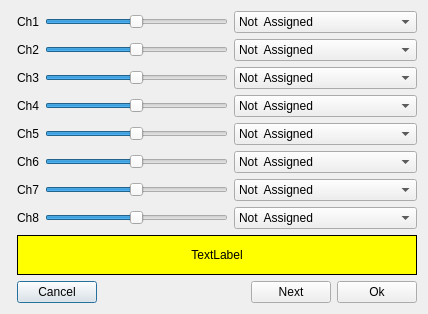
<?xml version="1.0" encoding="UTF-8"?>
<ui version="4.0">
 <class>joystickDialog</class>
 <widget class="QDialog" name="joystickDialog">
  <property name="geometry">
   <rect>
    <x>0</x>
    <y>0</y>
    <width>418</width>
    <height>301</height>
   </rect>
  </property>
  <property name="sizePolicy">
   <sizepolicy hsizetype="MinimumExpanding" vsizetype="MinimumExpanding">
    <horstretch>0</horstretch>
    <verstretch>0</verstretch>
   </sizepolicy>
  </property>
  <property name="windowTitle">
   <string>Configure Joystick</string>
  </property>
  <layout class="QGridLayout" name="gridLayout_3">
   <item row="0" column="0">
    <spacer name="horizontalSpacer_4">
     <property name="orientation">
      <enum>Qt::Horizontal</enum>
     </property>
     <property name="sizeHint" stdset="0">
      <size>
       <width>0</width>
       <height>20</height>
      </size>
     </property>
    </spacer>
   </item>
   <item row="0" column="1">
    <layout class="QGridLayout" name="gridLayout_2">
     <item row="0" column="0">
      <layout class="QGridLayout" name="gridLayout">
       <item row="1" column="0">
        <widget class="QLabel" name="label_2">
         <property name="text">
          <string>Ch2</string>
         </property>
        </widget>
       </item>
       <item row="2" column="1">
        <widget class="QSlider" name="Ch_3">
         <property name="minimum">
          <number>-32767</number>
         </property>
         <property name="maximum">
          <number>32676</number>
         </property>
         <property name="orientation">
          <enum>Qt::Horizontal</enum>
         </property>
         <property name="invertedAppearance">
          <bool>false</bool>
         </property>
         <property name="invertedControls">
          <bool>false</bool>
         </property>
         <property name="tickPosition">
          <enum>QSlider::NoTicks</enum>
         </property>
         <property name="tickInterval">
          <number>0</number>
         </property>
        </widget>
       </item>
       <item row="1" column="2">
        <widget class="QComboBox" name="jsmapCB_2">
         <property name="sizePolicy">
          <sizepolicy hsizetype="Preferred" vsizetype="Fixed">
           <horstretch>0</horstretch>
           <verstretch>0</verstretch>
          </sizepolicy>
         </property>
         <item>
          <property name="text">
           <string>Not  Assigned</string>
          </property>
         </item>
         <item>
          <property name="text">
           <string>THR</string>
          </property>
         </item>
         <item>
          <property name="text">
           <string>AIL</string>
          </property>
         </item>
         <item>
          <property name="text">
           <string>ELE</string>
          </property>
         </item>
         <item>
          <property name="text">
           <string>RUD</string>
          </property>
         </item>
         <item>
          <property name="text">
           <string>P1</string>
          </property>
         </item>
         <item>
          <property name="text">
           <string>P2</string>
          </property>
         </item>
         <item>
          <property name="text">
           <string>P3</string>
          </property>
         </item>
        </widget>
       </item>
       <item row="0" column="0">
        <widget class="QLabel" name="label">
         <property name="text">
          <string>Ch1</string>
         </property>
        </widget>
       </item>
       <item row="2" column="2">
        <widget class="QComboBox" name="jsmapCB_3">
         <property name="sizePolicy">
          <sizepolicy hsizetype="Preferred" vsizetype="Fixed">
           <horstretch>0</horstretch>
           <verstretch>0</verstretch>
          </sizepolicy>
         </property>
         <item>
          <property name="text">
           <string>Not  Assigned</string>
          </property>
         </item>
         <item>
          <property name="text">
           <string>THR</string>
          </property>
         </item>
         <item>
          <property name="text">
           <string>AIL</string>
          </property>
         </item>
         <item>
          <property name="text">
           <string>ELE</string>
          </property>
         </item>
         <item>
          <property name="text">
           <string>RUD</string>
          </property>
         </item>
         <item>
          <property name="text">
           <string>P1</string>
          </property>
         </item>
         <item>
          <property name="text">
           <string>P2</string>
          </property>
         </item>
         <item>
          <property name="text">
           <string>P3</string>
          </property>
         </item>
        </widget>
       </item>
       <item row="1" column="1">
        <widget class="QSlider" name="Ch_2">
         <property name="minimum">
          <number>-32767</number>
         </property>
         <property name="maximum">
          <number>32676</number>
         </property>
         <property name="orientation">
          <enum>Qt::Horizontal</enum>
         </property>
         <property name="invertedAppearance">
          <bool>false</bool>
         </property>
         <property name="invertedControls">
          <bool>false</bool>
         </property>
         <property name="tickPosition">
          <enum>QSlider::NoTicks</enum>
         </property>
         <property name="tickInterval">
          <number>0</number>
         </property>
        </widget>
       </item>
       <item row="0" column="2">
        <widget class="QComboBox" name="jsmapCB_1">
         <property name="sizePolicy">
          <sizepolicy hsizetype="Preferred" vsizetype="Fixed">
           <horstretch>0</horstretch>
           <verstretch>0</verstretch>
          </sizepolicy>
         </property>
         <item>
          <property name="text">
           <string>Not  Assigned</string>
          </property>
         </item>
         <item>
          <property name="text">
           <string>THR</string>
          </property>
         </item>
         <item>
          <property name="text">
           <string>AIL</string>
          </property>
         </item>
         <item>
          <property name="text">
           <string>ELE</string>
          </property>
         </item>
         <item>
          <property name="text">
           <string>RUD</string>
          </property>
         </item>
         <item>
          <property name="text">
           <string>P1</string>
          </property>
         </item>
         <item>
          <property name="text">
           <string>P2</string>
          </property>
         </item>
         <item>
          <property name="text">
           <string>P3</string>
          </property>
         </item>
        </widget>
       </item>
       <item row="3" column="0">
        <widget class="QLabel" name="label_4">
         <property name="text">
          <string>Ch4</string>
         </property>
        </widget>
       </item>
       <item row="4" column="1">
        <widget class="QSlider" name="Ch_5">
         <property name="minimum">
          <number>-32767</number>
         </property>
         <property name="maximum">
          <number>32676</number>
         </property>
         <property name="orientation">
          <enum>Qt::Horizontal</enum>
         </property>
         <property name="invertedAppearance">
          <bool>false</bool>
         </property>
         <property name="invertedControls">
          <bool>false</bool>
         </property>
         <property name="tickPosition">
          <enum>QSlider::NoTicks</enum>
         </property>
         <property name="tickInterval">
          <number>0</number>
         </property>
        </widget>
       </item>
       <item row="5" column="0">
        <widget class="QLabel" name="label_6">
         <property name="text">
          <string>Ch6</string>
         </property>
        </widget>
       </item>
       <item row="2" column="0">
        <widget class="QLabel" name="label_3">
         <property name="text">
          <string>Ch3</string>
         </property>
        </widget>
       </item>
       <item row="4" column="2">
        <widget class="QComboBox" name="jsmapCB_5">
         <property name="sizePolicy">
          <sizepolicy hsizetype="MinimumExpanding" vsizetype="Fixed">
           <horstretch>0</horstretch>
           <verstretch>0</verstretch>
          </sizepolicy>
         </property>
         <item>
          <property name="text">
           <string>Not  Assigned</string>
          </property>
         </item>
         <item>
          <property name="text">
           <string>THR</string>
          </property>
         </item>
         <item>
          <property name="text">
           <string>AIL</string>
          </property>
         </item>
         <item>
          <property name="text">
           <string>ELE</string>
          </property>
         </item>
         <item>
          <property name="text">
           <string>RUD</string>
          </property>
         </item>
         <item>
          <property name="text">
           <string>P1</string>
          </property>
         </item>
         <item>
          <property name="text">
           <string>P2</string>
          </property>
         </item>
         <item>
          <property name="text">
           <string>P3</string>
          </property>
         </item>
        </widget>
       </item>
       <item row="3" column="1">
        <widget class="QSlider" name="Ch_4">
         <property name="minimum">
          <number>-32767</number>
         </property>
         <property name="maximum">
          <number>32676</number>
         </property>
         <property name="orientation">
          <enum>Qt::Horizontal</enum>
         </property>
         <property name="invertedAppearance">
          <bool>false</bool>
         </property>
         <property name="invertedControls">
          <bool>false</bool>
         </property>
         <property name="tickPosition">
          <enum>QSlider::NoTicks</enum>
         </property>
         <property name="tickInterval">
          <number>0</number>
         </property>
        </widget>
       </item>
       <item row="3" column="2">
        <widget class="QComboBox" name="jsmapCB_4">
         <property name="sizePolicy">
          <sizepolicy hsizetype="Preferred" vsizetype="Fixed">
           <horstretch>0</horstretch>
           <verstretch>0</verstretch>
          </sizepolicy>
         </property>
         <item>
          <property name="text">
           <string>Not  Assigned</string>
          </property>
         </item>
         <item>
          <property name="text">
           <string>THR</string>
          </property>
         </item>
         <item>
          <property name="text">
           <string>AIL</string>
          </property>
         </item>
         <item>
          <property name="text">
           <string>ELE</string>
          </property>
         </item>
         <item>
          <property name="text">
           <string>RUD</string>
          </property>
         </item>
         <item>
          <property name="text">
           <string>P1</string>
          </property>
         </item>
         <item>
          <property name="text">
           <string>P2</string>
          </property>
         </item>
         <item>
          <property name="text">
           <string>P3</string>
          </property>
         </item>
        </widget>
       </item>
       <item row="5" column="1">
        <widget class="QSlider" name="Ch_6">
         <property name="minimum">
          <number>-32767</number>
         </property>
         <property name="maximum">
          <number>32676</number>
         </property>
         <property name="orientation">
          <enum>Qt::Horizontal</enum>
         </property>
         <property name="invertedAppearance">
          <bool>false</bool>
         </property>
         <property name="invertedControls">
          <bool>false</bool>
         </property>
         <property name="tickPosition">
          <enum>QSlider::NoTicks</enum>
         </property>
         <property name="tickInterval">
          <number>0</number>
         </property>
        </widget>
       </item>
       <item row="5" column="2">
        <widget class="QComboBox" name="jsmapCB_6">
         <property name="sizePolicy">
          <sizepolicy hsizetype="Preferred" vsizetype="Fixed">
           <horstretch>0</horstretch>
           <verstretch>0</verstretch>
          </sizepolicy>
         </property>
         <item>
          <property name="text">
           <string>Not  Assigned</string>
          </property>
         </item>
         <item>
          <property name="text">
           <string>THR</string>
          </property>
         </item>
         <item>
          <property name="text">
           <string>AIL</string>
          </property>
         </item>
         <item>
          <property name="text">
           <string>ELE</string>
          </property>
         </item>
         <item>
          <property name="text">
           <string>RUD</string>
          </property>
         </item>
         <item>
          <property name="text">
           <string>P1</string>
          </property>
         </item>
         <item>
          <property name="text">
           <string>P2</string>
          </property>
         </item>
         <item>
          <property name="text">
           <string>P3</string>
          </property>
         </item>
        </widget>
       </item>
       <item row="4" column="0">
        <widget class="QLabel" name="label_5">
         <property name="text">
          <string>Ch5</string>
         </property>
        </widget>
       </item>
       <item row="6" column="0">
        <widget class="QLabel" name="label_7">
         <property name="text">
          <string>Ch7</string>
         </property>
        </widget>
       </item>
       <item row="6" column="1">
        <widget class="QSlider" name="Ch_7">
         <property name="minimum">
          <number>-32767</number>
         </property>
         <property name="maximum">
          <number>32676</number>
         </property>
         <property name="orientation">
          <enum>Qt::Horizontal</enum>
         </property>
         <property name="invertedAppearance">
          <bool>false</bool>
         </property>
         <property name="invertedControls">
          <bool>false</bool>
         </property>
         <property name="tickPosition">
          <enum>QSlider::NoTicks</enum>
         </property>
         <property name="tickInterval">
          <number>0</number>
         </property>
        </widget>
       </item>
       <item row="6" column="2">
        <widget class="QComboBox" name="jsmapCB_7">
         <property name="sizePolicy">
          <sizepolicy hsizetype="Preferred" vsizetype="Fixed">
           <horstretch>0</horstretch>
           <verstretch>0</verstretch>
          </sizepolicy>
         </property>
         <item>
          <property name="text">
           <string>Not  Assigned</string>
          </property>
         </item>
         <item>
          <property name="text">
           <string>THR</string>
          </property>
         </item>
         <item>
          <property name="text">
           <string>AIL</string>
          </property>
         </item>
         <item>
          <property name="text">
           <string>ELE</string>
          </property>
         </item>
         <item>
          <property name="text">
           <string>RUD</string>
          </property>
         </item>
         <item>
          <property name="text">
           <string>P1</string>
          </property>
         </item>
         <item>
          <property name="text">
           <string>P2</string>
          </property>
         </item>
         <item>
          <property name="text">
           <string>P3</string>
          </property>
         </item>
        </widget>
       </item>
       <item row="7" column="0">
        <widget class="QLabel" name="label_8">
         <property name="text">
          <string>Ch8</string>
         </property>
        </widget>
       </item>
       <item row="7" column="1">
        <widget class="QSlider" name="Ch_8">
         <property name="minimum">
          <number>-32767</number>
         </property>
         <property name="maximum">
          <number>32676</number>
         </property>
         <property name="orientation">
          <enum>Qt::Horizontal</enum>
         </property>
         <property name="invertedAppearance">
          <bool>false</bool>
         </property>
         <property name="invertedControls">
          <bool>false</bool>
         </property>
         <property name="tickPosition">
          <enum>QSlider::NoTicks</enum>
         </property>
         <property name="tickInterval">
          <number>0</number>
         </property>
        </widget>
       </item>
       <item row="7" column="2">
        <widget class="QComboBox" name="jsmapCB_8">
         <property name="sizePolicy">
          <sizepolicy hsizetype="Preferred" vsizetype="Fixed">
           <horstretch>0</horstretch>
           <verstretch>0</verstretch>
          </sizepolicy>
         </property>
         <item>
          <property name="text">
           <string>Not  Assigned</string>
          </property>
         </item>
         <item>
          <property name="text">
           <string>THR</string>
          </property>
         </item>
         <item>
          <property name="text">
           <string>AIL</string>
          </property>
         </item>
         <item>
          <property name="text">
           <string>ELE</string>
          </property>
         </item>
         <item>
          <property name="text">
           <string>RUD</string>
          </property>
         </item>
         <item>
          <property name="text">
           <string>P1</string>
          </property>
         </item>
         <item>
          <property name="text">
           <string>P2</string>
          </property>
         </item>
         <item>
          <property name="text">
           <string>P3</string>
          </property>
         </item>
        </widget>
       </item>
       <item row="0" column="1">
        <widget class="QSlider" name="Ch_1">
         <property name="minimum">
          <number>-32767</number>
         </property>
         <property name="maximum">
          <number>32676</number>
         </property>
         <property name="orientation">
          <enum>Qt::Horizontal</enum>
         </property>
         <property name="invertedAppearance">
          <bool>false</bool>
         </property>
         <property name="invertedControls">
          <bool>false</bool>
         </property>
         <property name="tickPosition">
          <enum>QSlider::NoTicks</enum>
         </property>
         <property name="tickInterval">
          <number>0</number>
         </property>
        </widget>
       </item>
      </layout>
     </item>
     <item row="1" column="0">
      <widget class="QLabel" name="howtoLabel">
       <property name="sizePolicy">
        <sizepolicy hsizetype="MinimumExpanding" vsizetype="Fixed">
         <horstretch>0</horstretch>
         <verstretch>0</verstretch>
        </sizepolicy>
       </property>
       <property name="minimumSize">
        <size>
         <width>400</width>
         <height>40</height>
        </size>
       </property>
       <property name="autoFillBackground">
        <bool>false</bool>
       </property>
       <property name="styleSheet">
        <string notr="true">background:rgb(255, 255, 0);</string>
       </property>
       <property name="frameShape">
        <enum>QFrame::Box</enum>
       </property>
       <property name="text">
        <string>TextLabel</string>
       </property>
       <property name="alignment">
        <set>Qt::AlignCenter</set>
       </property>
      </widget>
     </item>
     <item row="2" column="0">
      <layout class="QHBoxLayout" name="horizontalLayout">
       <item>
        <widget class="QPushButton" name="cancelButton">
         <property name="sizePolicy">
          <sizepolicy hsizetype="MinimumExpanding" vsizetype="Fixed">
           <horstretch>0</horstretch>
           <verstretch>0</verstretch>
          </sizepolicy>
         </property>
         <property name="text">
          <string>Cancel</string>
         </property>
        </widget>
       </item>
       <item>
        <spacer name="horizontalSpacer_2">
         <property name="orientation">
          <enum>Qt::Horizontal</enum>
         </property>
         <property name="sizeHint" stdset="0">
          <size>
           <width>198</width>
           <height>20</height>
          </size>
         </property>
        </spacer>
       </item>
       <item>
        <widget class="QPushButton" name="nextButton">
         <property name="sizePolicy">
          <sizepolicy hsizetype="MinimumExpanding" vsizetype="Fixed">
           <horstretch>0</horstretch>
           <verstretch>0</verstretch>
          </sizepolicy>
         </property>
         <property name="text">
          <string>Next</string>
         </property>
        </widget>
       </item>
       <item>
        <widget class="QPushButton" name="okButton">
         <property name="sizePolicy">
          <sizepolicy hsizetype="MinimumExpanding" vsizetype="Fixed">
           <horstretch>0</horstretch>
           <verstretch>0</verstretch>
          </sizepolicy>
         </property>
         <property name="text">
          <string>Ok</string>
         </property>
        </widget>
       </item>
      </layout>
     </item>
    </layout>
   </item>
   <item row="0" column="2">
    <spacer name="horizontalSpacer_3">
     <property name="orientation">
      <enum>Qt::Horizontal</enum>
     </property>
     <property name="sizeHint" stdset="0">
      <size>
       <width>0</width>
       <height>20</height>
      </size>
     </property>
    </spacer>
   </item>
   <item row="1" column="0" colspan="2">
    <spacer name="verticalSpacer">
     <property name="orientation">
      <enum>Qt::Vertical</enum>
     </property>
     <property name="sizeHint" stdset="0">
      <size>
       <width>20</width>
       <height>0</height>
      </size>
     </property>
    </spacer>
   </item>
  </layout>
 </widget>
 <resources>
  <include location="companion9x.qrc"/>
 </resources>
 <connections/>
</ui>
